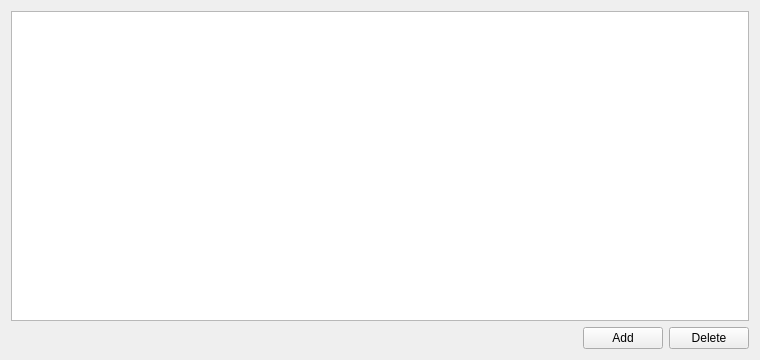
<?xml version="1.0" encoding="UTF-8"?>
<ui version="4.0">
 <class>WaveshareSettingsWidget</class>
 <widget class="QWidget" name="WaveshareSettingsWidget">
  <property name="geometry">
   <rect>
    <x>0</x>
    <y>0</y>
    <width>760</width>
    <height>360</height>
   </rect>
  </property>
  <layout class="QVBoxLayout" name="verticalLayout">
   <item>
    <widget class="QTableWidget" name="actionsTable">
     <property name="selectionMode">
      <enum>QAbstractItemView::SingleSelection</enum>
     </property>
     <property name="selectionBehavior">
      <enum>QAbstractItemView::SelectRows</enum>
     </property>
     <attribute name="horizontalHeaderHighlightSections">
      <bool>false</bool>
     </attribute>
     <attribute name="horizontalHeaderStretchLastSection">
      <bool>false</bool>
     </attribute>
    </widget>
   </item>
   <item>
    <layout class="QHBoxLayout" name="buttonLayout">
     <item>
      <spacer name="buttonSpacer">
       <property name="orientation">
        <enum>Qt::Horizontal</enum>
       </property>
       <property name="sizeHint" stdset="0">
        <size>
         <width>40</width>
         <height>20</height>
        </size>
       </property>
      </spacer>
     </item>
     <item>
      <widget class="QPushButton" name="addButton">
       <property name="text">
        <string>Add</string>
       </property>
      </widget>
     </item>
     <item>
      <widget class="QPushButton" name="deleteButton">
       <property name="text">
        <string>Delete</string>
       </property>
      </widget>
     </item>
    </layout>
   </item>
  </layout>
 </widget>
 <resources/>
 <connections/>
</ui>
